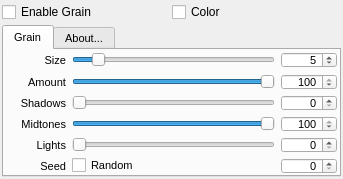
<?xml version="1.0" encoding="UTF-8"?>
<ui version="4.0">
 <class>SphGrainForm_bis</class>
 <widget class="SettingsWidget" name="SphGrainForm_bis">
  <property name="geometry">
   <rect>
    <x>0</x>
    <y>0</y>
    <width>343</width>
    <height>179</height>
   </rect>
  </property>
  <property name="sizePolicy">
   <sizepolicy hsizetype="Preferred" vsizetype="Fixed">
    <horstretch>0</horstretch>
    <verstretch>0</verstretch>
   </sizepolicy>
  </property>
  <property name="windowTitle">
   <string notr="true">Grain</string>
  </property>
  <property name="BIBBLE_PLUGIN_NAME" stdset="0">
   <string notr="true">Grain</string>
  </property>
  <property name="BIBBLE_PLUGIN_GROUP" stdset="0">
   <string notr="true">SphGrain</string>
  </property>
  <layout class="QVBoxLayout" name="verticalLayout">
   <property name="spacing">
    <number>2</number>
   </property>
   <property name="leftMargin">
    <number>2</number>
   </property>
   <property name="topMargin">
    <number>1</number>
   </property>
   <property name="rightMargin">
    <number>2</number>
   </property>
   <property name="bottomMargin">
    <number>1</number>
   </property>
   <item>
    <layout class="QGridLayout" name="gridLayout_2">
     <property name="spacing">
      <number>0</number>
     </property>
     <item row="0" column="0">
      <widget class="QCheckBox" name="bSphGrainon_checkbox">
       <property name="toolTip">
        <string>Enable Grain</string>
       </property>
       <property name="text">
        <string>Enable Grain</string>
       </property>
      </widget>
     </item>
     <item row="0" column="1">
      <widget class="QCheckBox" name="bSphGrainColorGrain_checkbox">
       <property name="text">
        <string>Color</string>
       </property>
      </widget>
     </item>
    </layout>
   </item>
   <item>
    <widget class="QTabWidget" name="tabWidget">
     <property name="sizePolicy">
      <sizepolicy hsizetype="Preferred" vsizetype="Preferred">
       <horstretch>0</horstretch>
       <verstretch>0</verstretch>
      </sizepolicy>
     </property>
     <property name="minimumSize">
      <size>
       <width>0</width>
       <height>152</height>
      </size>
     </property>
     <property name="maximumSize">
      <size>
       <width>16777215</width>
       <height>152</height>
      </size>
     </property>
     <property name="font">
      <font>
       <pointsize>8</pointsize>
      </font>
     </property>
     <property name="tabShape">
      <enum>QTabWidget::Rounded</enum>
     </property>
     <property name="currentIndex">
      <number>0</number>
     </property>
     <property name="documentMode">
      <bool>false</bool>
     </property>
     <widget class="QWidget" name="GrainTab">
      <attribute name="title">
       <string>Grain</string>
      </attribute>
      <layout class="QGridLayout" name="gridLayout">
       <property name="margin">
        <number>2</number>
       </property>
       <property name="spacing">
        <number>6</number>
       </property>
       <item row="0" column="0">
        <widget class="QLabel" name="bSphGrainRadius_label">
         <property name="sizePolicy">
          <sizepolicy hsizetype="Fixed" vsizetype="Preferred">
           <horstretch>0</horstretch>
           <verstretch>0</verstretch>
          </sizepolicy>
         </property>
         <property name="minimumSize">
          <size>
           <width>60</width>
           <height>17</height>
          </size>
         </property>
         <property name="maximumSize">
          <size>
           <width>60</width>
           <height>17</height>
          </size>
         </property>
         <property name="text">
          <string>Size</string>
         </property>
         <property name="alignment">
          <set>Qt::AlignRight|Qt::AlignTrailing|Qt::AlignVCenter</set>
         </property>
        </widget>
       </item>
       <item row="0" column="2">
        <widget class="QSlider" name="bSphGrainRadius_slider">
         <property name="minimum">
          <number>0</number>
         </property>
         <property name="maximum">
          <number>50</number>
         </property>
         <property name="pageStep">
          <number>5</number>
         </property>
         <property name="value">
          <number>5</number>
         </property>
         <property name="orientation">
          <enum>Qt::Horizontal</enum>
         </property>
        </widget>
       </item>
       <item row="1" column="0">
        <widget class="QLabel" name="bSphGrainAmount_label">
         <property name="sizePolicy">
          <sizepolicy hsizetype="Fixed" vsizetype="Preferred">
           <horstretch>0</horstretch>
           <verstretch>0</verstretch>
          </sizepolicy>
         </property>
         <property name="minimumSize">
          <size>
           <width>60</width>
           <height>17</height>
          </size>
         </property>
         <property name="maximumSize">
          <size>
           <width>60</width>
           <height>17</height>
          </size>
         </property>
         <property name="text">
          <string>Amount</string>
         </property>
         <property name="alignment">
          <set>Qt::AlignRight|Qt::AlignTrailing|Qt::AlignVCenter</set>
         </property>
        </widget>
       </item>
       <item row="1" column="2">
        <widget class="QSlider" name="bSphGrainAmount_slider">
         <property name="minimum">
          <number>0</number>
         </property>
         <property name="maximum">
          <number>100</number>
         </property>
         <property name="value">
          <number>100</number>
         </property>
         <property name="orientation">
          <enum>Qt::Horizontal</enum>
         </property>
        </widget>
       </item>
       <item row="5" column="0">
        <widget class="QLabel" name="bSphGrainSeed_label">
         <property name="sizePolicy">
          <sizepolicy hsizetype="Fixed" vsizetype="Preferred">
           <horstretch>0</horstretch>
           <verstretch>0</verstretch>
          </sizepolicy>
         </property>
         <property name="minimumSize">
          <size>
           <width>60</width>
           <height>17</height>
          </size>
         </property>
         <property name="maximumSize">
          <size>
           <width>60</width>
           <height>17</height>
          </size>
         </property>
         <property name="text">
          <string>Seed</string>
         </property>
         <property name="alignment">
          <set>Qt::AlignRight|Qt::AlignTrailing|Qt::AlignVCenter</set>
         </property>
        </widget>
       </item>
       <item row="0" column="3">
        <widget class="QSpinBox" name="bSphGrainRadius_edit">
         <property name="minimumSize">
          <size>
           <width>56</width>
           <height>16</height>
          </size>
         </property>
         <property name="maximumSize">
          <size>
           <width>56</width>
           <height>16</height>
          </size>
         </property>
         <property name="alignment">
          <set>Qt::AlignRight|Qt::AlignTrailing|Qt::AlignVCenter</set>
         </property>
         <property name="minimum">
          <number>0</number>
         </property>
         <property name="maximum">
          <number>50</number>
         </property>
         <property name="singleStep">
          <number>1</number>
         </property>
         <property name="value">
          <number>5</number>
         </property>
        </widget>
       </item>
       <item row="1" column="3">
        <widget class="QSpinBox" name="bSphGrainAmount_edit">
         <property name="minimumSize">
          <size>
           <width>56</width>
           <height>16</height>
          </size>
         </property>
         <property name="maximumSize">
          <size>
           <width>56</width>
           <height>16</height>
          </size>
         </property>
         <property name="alignment">
          <set>Qt::AlignRight|Qt::AlignTrailing|Qt::AlignVCenter</set>
         </property>
         <property name="minimum">
          <number>0</number>
         </property>
         <property name="maximum">
          <number>100</number>
         </property>
         <property name="singleStep">
          <number>1</number>
         </property>
         <property name="value">
          <number>100</number>
         </property>
        </widget>
       </item>
       <item row="5" column="3">
        <widget class="QSpinBox" name="bSphGrainSeed_edit">
         <property name="enabled">
          <bool>true</bool>
         </property>
         <property name="minimumSize">
          <size>
           <width>56</width>
           <height>16</height>
          </size>
         </property>
         <property name="maximumSize">
          <size>
           <width>56</width>
           <height>16</height>
          </size>
         </property>
         <property name="alignment">
          <set>Qt::AlignRight|Qt::AlignTrailing|Qt::AlignVCenter</set>
         </property>
         <property name="maximum">
          <number>256</number>
         </property>
        </widget>
       </item>
       <item row="4" column="0">
        <widget class="QLabel" name="bSphGrainLight_label">
         <property name="sizePolicy">
          <sizepolicy hsizetype="Fixed" vsizetype="Preferred">
           <horstretch>0</horstretch>
           <verstretch>0</verstretch>
          </sizepolicy>
         </property>
         <property name="minimumSize">
          <size>
           <width>60</width>
           <height>17</height>
          </size>
         </property>
         <property name="maximumSize">
          <size>
           <width>60</width>
           <height>17</height>
          </size>
         </property>
         <property name="text">
          <string>Lights</string>
         </property>
         <property name="alignment">
          <set>Qt::AlignRight|Qt::AlignTrailing|Qt::AlignVCenter</set>
         </property>
        </widget>
       </item>
       <item row="3" column="0">
        <widget class="QLabel" name="bSphGrainMid_label">
         <property name="sizePolicy">
          <sizepolicy hsizetype="Fixed" vsizetype="Preferred">
           <horstretch>0</horstretch>
           <verstretch>0</verstretch>
          </sizepolicy>
         </property>
         <property name="minimumSize">
          <size>
           <width>60</width>
           <height>17</height>
          </size>
         </property>
         <property name="maximumSize">
          <size>
           <width>60</width>
           <height>17</height>
          </size>
         </property>
         <property name="text">
          <string>Midtones</string>
         </property>
         <property name="alignment">
          <set>Qt::AlignRight|Qt::AlignTrailing|Qt::AlignVCenter</set>
         </property>
        </widget>
       </item>
       <item row="2" column="0">
        <widget class="QLabel" name="bSphGrainShadow_label">
         <property name="sizePolicy">
          <sizepolicy hsizetype="Fixed" vsizetype="Preferred">
           <horstretch>0</horstretch>
           <verstretch>0</verstretch>
          </sizepolicy>
         </property>
         <property name="minimumSize">
          <size>
           <width>60</width>
           <height>17</height>
          </size>
         </property>
         <property name="maximumSize">
          <size>
           <width>60</width>
           <height>17</height>
          </size>
         </property>
         <property name="text">
          <string>Shadows</string>
         </property>
         <property name="alignment">
          <set>Qt::AlignRight|Qt::AlignTrailing|Qt::AlignVCenter</set>
         </property>
        </widget>
       </item>
       <item row="2" column="2">
        <widget class="QSlider" name="bSphGrainShadow_slider">
         <property name="minimum">
          <number>0</number>
         </property>
         <property name="maximum">
          <number>100</number>
         </property>
         <property name="value">
          <number>0</number>
         </property>
         <property name="orientation">
          <enum>Qt::Horizontal</enum>
         </property>
        </widget>
       </item>
       <item row="3" column="2">
        <widget class="QSlider" name="bSphGrainMid_slider">
         <property name="minimum">
          <number>0</number>
         </property>
         <property name="maximum">
          <number>100</number>
         </property>
         <property name="value">
          <number>100</number>
         </property>
         <property name="orientation">
          <enum>Qt::Horizontal</enum>
         </property>
        </widget>
       </item>
       <item row="4" column="2">
        <widget class="QSlider" name="bSphGrainLight_slider">
         <property name="minimum">
          <number>0</number>
         </property>
         <property name="maximum">
          <number>100</number>
         </property>
         <property name="value">
          <number>0</number>
         </property>
         <property name="orientation">
          <enum>Qt::Horizontal</enum>
         </property>
        </widget>
       </item>
       <item row="2" column="3">
        <widget class="QSpinBox" name="bSphGrainShadow_edit">
         <property name="minimumSize">
          <size>
           <width>56</width>
           <height>16</height>
          </size>
         </property>
         <property name="maximumSize">
          <size>
           <width>56</width>
           <height>16</height>
          </size>
         </property>
         <property name="alignment">
          <set>Qt::AlignRight|Qt::AlignTrailing|Qt::AlignVCenter</set>
         </property>
         <property name="minimum">
          <number>0</number>
         </property>
         <property name="maximum">
          <number>100</number>
         </property>
         <property name="singleStep">
          <number>1</number>
         </property>
         <property name="value">
          <number>0</number>
         </property>
        </widget>
       </item>
       <item row="3" column="3">
        <widget class="QSpinBox" name="bSphGrainMid_edit">
         <property name="minimumSize">
          <size>
           <width>56</width>
           <height>16</height>
          </size>
         </property>
         <property name="maximumSize">
          <size>
           <width>56</width>
           <height>16</height>
          </size>
         </property>
         <property name="alignment">
          <set>Qt::AlignRight|Qt::AlignTrailing|Qt::AlignVCenter</set>
         </property>
         <property name="minimum">
          <number>0</number>
         </property>
         <property name="maximum">
          <number>100</number>
         </property>
         <property name="singleStep">
          <number>1</number>
         </property>
         <property name="value">
          <number>100</number>
         </property>
        </widget>
       </item>
       <item row="4" column="3">
        <widget class="QSpinBox" name="bSphGrainLight_edit">
         <property name="minimumSize">
          <size>
           <width>56</width>
           <height>16</height>
          </size>
         </property>
         <property name="maximumSize">
          <size>
           <width>56</width>
           <height>16</height>
          </size>
         </property>
         <property name="alignment">
          <set>Qt::AlignRight|Qt::AlignTrailing|Qt::AlignVCenter</set>
         </property>
         <property name="minimum">
          <number>0</number>
         </property>
         <property name="maximum">
          <number>100</number>
         </property>
         <property name="singleStep">
          <number>1</number>
         </property>
         <property name="value">
          <number>0</number>
         </property>
        </widget>
       </item>
       <item row="5" column="2">
        <widget class="QCheckBox" name="bSphGrainRandom_checkbox">
         <property name="text">
          <string>Random</string>
         </property>
        </widget>
       </item>
      </layout>
     </widget>
     <widget class="QWidget" name="AboutTab">
      <attribute name="title">
       <string>About...</string>
      </attribute>
      <layout class="QGridLayout" name="gridLayout_3">
       <property name="verticalSpacing">
        <number>0</number>
       </property>
       <property name="margin">
        <number>2</number>
       </property>
       <item row="1" column="0">
        <widget class="QTextBrowser" name="textBrowser">
         <property name="maximumSize">
          <size>
           <width>16777215</width>
           <height>140</height>
          </size>
         </property>
         <property name="html">
          <string notr="true">&lt;!DOCTYPE HTML PUBLIC &quot;-//W3C//DTD HTML 4.0//EN&quot; &quot;http://www.w3.org/TR/REC-html40/strict.dtd&quot;&gt;
&lt;html&gt;&lt;head&gt;&lt;meta name=&quot;qrichtext&quot; content=&quot;1&quot; /&gt;&lt;style type=&quot;text/css&quot;&gt;
p, li { white-space: pre-wrap; }
&lt;/style&gt;&lt;/head&gt;&lt;body style=&quot; font-family:'Sans Serif'; font-size:8pt; font-weight:400; font-style:normal;&quot;&gt;
&lt;p style=&quot; margin-top:0px; margin-bottom:0px; margin-left:0px; margin-right:0px; -qt-block-indent:0; text-indent:0px;&quot;&gt;&lt;span style=&quot; font-family:'Sans';&quot;&gt;(C) 2010-2012 Spoilerhead&lt;/span&gt;&lt;/p&gt;
&lt;p style=&quot; margin-top:0px; margin-bottom:0px; margin-left:0px; margin-right:0px; -qt-block-indent:0; text-indent:0px;&quot;&gt;&lt;span style=&quot; font-family:'Sans';&quot;&gt;This Plugin doesn't aim to create real film like grain, but its probably good enough(tm) to fool the untrained eye.&lt;/span&gt;&lt;/p&gt;
&lt;p style=&quot;-qt-paragraph-type:empty; margin-top:0px; margin-bottom:0px; margin-left:0px; margin-right:0px; -qt-block-indent:0; text-indent:0px; font-family:'Sans';&quot;&gt;&lt;/p&gt;
&lt;p style=&quot; margin-top:0px; margin-bottom:0px; margin-left:0px; margin-right:0px; -qt-block-indent:0; text-indent:0px;&quot;&gt;&lt;span style=&quot; font-family:'Sans';&quot;&gt;This Plugin is distributed under the &lt;/span&gt;&lt;a href=&quot;http://www.gnu.org/licenses/gpl-2.0.html&quot;&gt;&lt;span style=&quot; font-family:'Sans'; text-decoration: underline; color:#0000ff;&quot;&gt;General Public License GPLv2+&lt;/span&gt;&lt;/a&gt;&lt;/p&gt;
&lt;p style=&quot;-qt-paragraph-type:empty; margin-top:0px; margin-bottom:0px; margin-left:0px; margin-right:0px; -qt-block-indent:0; text-indent:0px; font-family:'Sans'; text-decoration: underline; color:#0000ff;&quot;&gt;&lt;/p&gt;
&lt;p style=&quot; margin-top:0px; margin-bottom:0px; margin-left:0px; margin-right:0px; -qt-block-indent:0; text-indent:0px;&quot;&gt;&lt;span style=&quot; font-family:'Sans';&quot;&gt;This plugin is free software, but i would appreciate it if you'd give me some support by &lt;/span&gt;&lt;a href=&quot;http://web.student.tuwien.ac.at/~e0326004/bibble/&quot;&gt;&lt;span style=&quot; font-family:'Sans'; text-decoration: underline; color:#0000ff;&quot;&gt;giving me a little donation, so i can buy myself beer, pizza and most important: coffee&lt;/span&gt;&lt;/a&gt;&lt;/p&gt;
&lt;p style=&quot;-qt-paragraph-type:empty; margin-top:0px; margin-bottom:0px; margin-left:0px; margin-right:0px; -qt-block-indent:0; text-indent:0px; font-family:'Sans'; text-decoration: underline; color:#0000ff;&quot;&gt;&lt;/p&gt;&lt;/body&gt;&lt;/html&gt;</string>
         </property>
         <property name="openExternalLinks">
          <bool>true</bool>
         </property>
        </widget>
       </item>
       <item row="2" column="0">
        <widget class="QSpinBox" name="bSphGrainHiddenSeed_edit">
         <property name="enabled">
          <bool>false</bool>
         </property>
         <property name="maximumSize">
          <size>
           <width>0</width>
           <height>1</height>
          </size>
         </property>
         <property name="maximum">
          <number>65536</number>
         </property>
        </widget>
       </item>
       <item row="0" column="0">
        <widget class="QLabel" name="version_label">
         <property name="font">
          <font>
           <weight>75</weight>
           <bold>true</bold>
          </font>
         </property>
         <property name="text">
          <string notr="true" extracomment="version info, don't touch">Grain - T31 by Spoilerhead</string>
         </property>
        </widget>
       </item>
      </layout>
     </widget>
    </widget>
   </item>
  </layout>
 </widget>
 <customwidgets>
  <customwidget>
   <class>SettingsWidget</class>
   <extends>QWidget</extends>
   <header>SettingsWidget.h</header>
   <container>1</container>
   <slots>
    <slot>setOption(int)</slot>
    <slot>setOption(QString)</slot>
    <slot>setOption(bool)</slot>
   </slots>
  </customwidget>
 </customwidgets>
 <resources/>
 <connections>
  <connection>
   <sender>bSphGrainon_checkbox</sender>
   <signal>toggled(bool)</signal>
   <receiver>SphGrainForm_bis</receiver>
   <slot>setOption(bool)</slot>
   <hints>
    <hint type="sourcelabel">
     <x>131</x>
     <y>17</y>
    </hint>
    <hint type="destinationlabel">
     <x>131</x>
     <y>17</y>
    </hint>
   </hints>
  </connection>
  <connection>
   <sender>bSphGrainRadius_slider</sender>
   <signal>valueChanged(int)</signal>
   <receiver>SphGrainForm_bis</receiver>
   <slot>setOption(int)</slot>
   <hints>
    <hint type="sourcelabel">
     <x>96</x>
     <y>424</y>
    </hint>
    <hint type="destinationlabel">
     <x>148</x>
     <y>265</y>
    </hint>
   </hints>
  </connection>
  <connection>
   <sender>bSphGrainRadius_edit</sender>
   <signal>valueChanged(QString)</signal>
   <receiver>SphGrainForm_bis</receiver>
   <slot>setOption(QString)</slot>
   <hints>
    <hint type="sourcelabel">
     <x>174</x>
     <y>394</y>
    </hint>
    <hint type="destinationlabel">
     <x>148</x>
     <y>265</y>
    </hint>
   </hints>
  </connection>
  <connection>
   <sender>bSphGrainAmount_slider</sender>
   <signal>valueChanged(int)</signal>
   <receiver>SphGrainForm_bis</receiver>
   <slot>setOption(int)</slot>
   <hints>
    <hint type="sourcelabel">
     <x>135</x>
     <y>73</y>
    </hint>
    <hint type="destinationlabel">
     <x>131</x>
     <y>60</y>
    </hint>
   </hints>
  </connection>
  <connection>
   <sender>bSphGrainAmount_edit</sender>
   <signal>valueChanged(int)</signal>
   <receiver>SphGrainForm_bis</receiver>
   <slot>setOption(int)</slot>
   <hints>
    <hint type="sourcelabel">
     <x>227</x>
     <y>73</y>
    </hint>
    <hint type="destinationlabel">
     <x>131</x>
     <y>60</y>
    </hint>
   </hints>
  </connection>
  <connection>
   <sender>bSphGrainSeed_edit</sender>
   <signal>valueChanged(int)</signal>
   <receiver>SphGrainForm_bis</receiver>
   <slot>setOption(int)</slot>
   <hints>
    <hint type="sourcelabel">
     <x>230</x>
     <y>71</y>
    </hint>
    <hint type="destinationlabel">
     <x>131</x>
     <y>54</y>
    </hint>
   </hints>
  </connection>
  <connection>
   <sender>bSphGrainLight_slider</sender>
   <signal>valueChanged(int)</signal>
   <receiver>SphGrainForm_bis</receiver>
   <slot>setOption(int)</slot>
   <hints>
    <hint type="sourcelabel">
     <x>177</x>
     <y>127</y>
    </hint>
    <hint type="destinationlabel">
     <x>171</x>
     <y>96</y>
    </hint>
   </hints>
  </connection>
  <connection>
   <sender>bSphGrainLight_edit</sender>
   <signal>valueChanged(int)</signal>
   <receiver>SphGrainForm_bis</receiver>
   <slot>setOption(int)</slot>
   <hints>
    <hint type="sourcelabel">
     <x>310</x>
     <y>127</y>
    </hint>
    <hint type="destinationlabel">
     <x>171</x>
     <y>96</y>
    </hint>
   </hints>
  </connection>
  <connection>
   <sender>bSphGrainMid_slider</sender>
   <signal>valueChanged(int)</signal>
   <receiver>SphGrainForm_bis</receiver>
   <slot>setOption(int)</slot>
   <hints>
    <hint type="sourcelabel">
     <x>177</x>
     <y>99</y>
    </hint>
    <hint type="destinationlabel">
     <x>171</x>
     <y>96</y>
    </hint>
   </hints>
  </connection>
  <connection>
   <sender>bSphGrainMid_edit</sender>
   <signal>valueChanged(int)</signal>
   <receiver>SphGrainForm_bis</receiver>
   <slot>setOption(int)</slot>
   <hints>
    <hint type="sourcelabel">
     <x>310</x>
     <y>99</y>
    </hint>
    <hint type="destinationlabel">
     <x>171</x>
     <y>96</y>
    </hint>
   </hints>
  </connection>
  <connection>
   <sender>bSphGrainShadow_slider</sender>
   <signal>valueChanged(int)</signal>
   <receiver>SphGrainForm_bis</receiver>
   <slot>setOption(int)</slot>
   <hints>
    <hint type="sourcelabel">
     <x>177</x>
     <y>71</y>
    </hint>
    <hint type="destinationlabel">
     <x>171</x>
     <y>96</y>
    </hint>
   </hints>
  </connection>
  <connection>
   <sender>bSphGrainShadow_edit</sender>
   <signal>valueChanged(int)</signal>
   <receiver>SphGrainForm_bis</receiver>
   <slot>setOption(int)</slot>
   <hints>
    <hint type="sourcelabel">
     <x>310</x>
     <y>71</y>
    </hint>
    <hint type="destinationlabel">
     <x>171</x>
     <y>96</y>
    </hint>
   </hints>
  </connection>
  <connection>
   <sender>bSphGrainRandom_checkbox</sender>
   <signal>toggled(bool)</signal>
   <receiver>SphGrainForm_bis</receiver>
   <slot>setOption(bool)</slot>
   <hints>
    <hint type="sourcelabel">
     <x>179</x>
     <y>154</y>
    </hint>
    <hint type="destinationlabel">
     <x>171</x>
     <y>96</y>
    </hint>
   </hints>
  </connection>
  <connection>
   <sender>bSphGrainHiddenSeed_edit</sender>
   <signal>valueChanged(int)</signal>
   <receiver>SphGrainForm_bis</receiver>
   <slot>setOption(int)</slot>
   <hints>
    <hint type="sourcelabel">
     <x>179</x>
     <y>178</y>
    </hint>
    <hint type="destinationlabel">
     <x>171</x>
     <y>96</y>
    </hint>
   </hints>
  </connection>
  <connection>
   <sender>bSphGrainColorGrain_checkbox</sender>
   <signal>toggled(bool)</signal>
   <receiver>SphGrainForm_bis</receiver>
   <slot>setOption(bool)</slot>
   <hints>
    <hint type="sourcelabel">
     <x>255</x>
     <y>11</y>
    </hint>
    <hint type="destinationlabel">
     <x>171</x>
     <y>88</y>
    </hint>
   </hints>
  </connection>
 </connections>
</ui>
